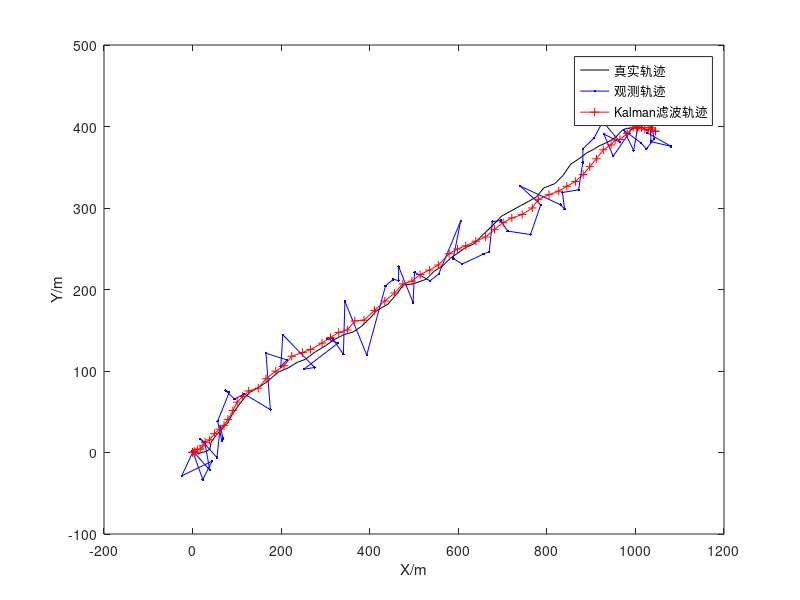
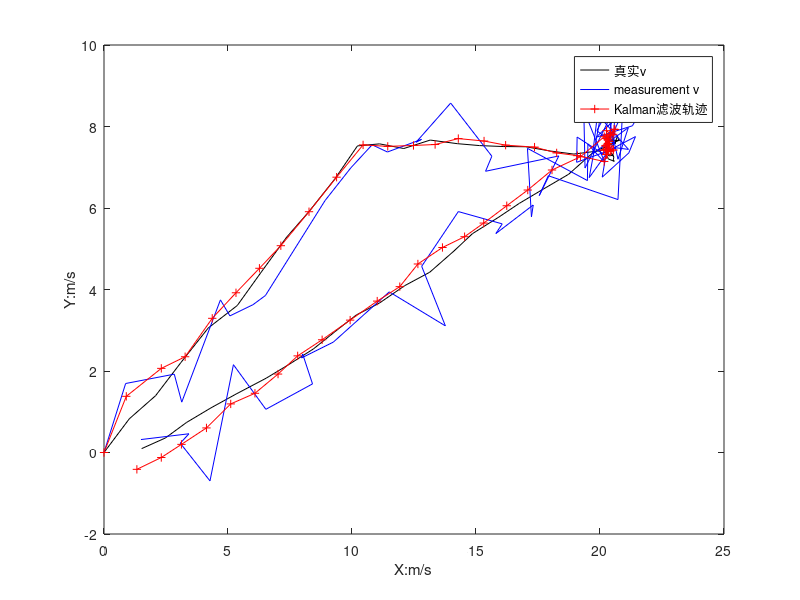
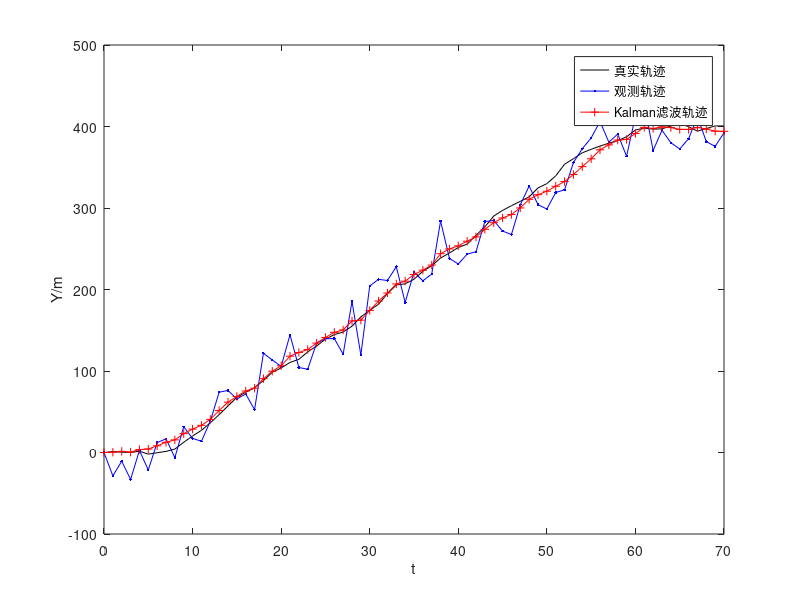
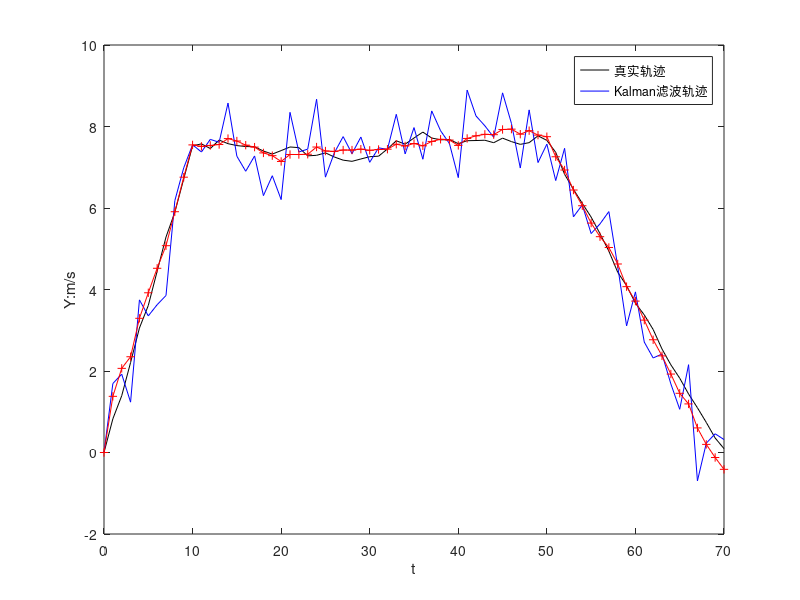

MATLAB code for these plots, in order:
%%%%%%%%%%%%%%%%%%%%%%%%%%%%%%%%%%%%%%%%%%%%%%%%%%%%%%%%%%%%%%%%%%%%%%%%%%%
%功能说明：Kalman在GPS中的应用
function Kalman_filter
T = 1;                               %雷达扫描周期
N = 71/T;                            %总的采样次数
X = zeros(4,N);                      %目标真实位置、速度
X(:,1) = [0,0,0,0];            %目标初始位置和速度
Z = zeros(4,N);                      %传感器对位置的量测
Z(:,1) = [X(1,1),X(1,2),X(1,3),X(1,4)];            %观测初始化
Q = diag([10,0.01,10,0.01]);     %过程噪声方差
R = [500,0,0,0;
    0,0.5,0,0;
    0,0,500,0;
    0,0,0,0.5];                      %观测噪声方差
A = [1,T,0,0;
    0,1,0,0;
    0,0,1,T;
    0,0,0,1]                        %一步转移阵
H = eye(4)                       %量测矩阵
I = eye(4);
B=[0.5*T^2, 0; T, 0;0,0.5*T^2;0,T];
u=[1,0.8];
u1=[1,0];
u2=[-1,-0.4]
%%%%%%%%%%%%%%%%%%%%%%%%%%%%%%%%%%%%%%%%%%%%%%%%%%%%%%%%%%%%%%%%%%%%%%%%%%%

for k = 2:N-60
    X(:,k) = A*X(:,k-1) + B*u'+sqrtm(Q)*randn(4,1);   %目标真实轨迹
    Z(:,k)= H*X(:,k) + sqrtm(R)*randn(4,1);     %目标观测  
end

for k = N-59:N-50
    X(:,k) = A*X(:,k-1) + B*u1'+sqrtm(Q)*randn(4,1);   %目标真实轨迹
    Z(:,k)= H*X(:,k) + sqrtm(R)*randn(4,1);     %目标观测  
end

for k = N-49:N-20
    X(:,k) = A*X(:,k-1) +sqrtm(Q)*randn(4,1);   %目标真实轨迹
    Z(:,k)= H*X(:,k) + sqrtm(R)*randn(4,1);     %目标观测  
end

for k = N-19:N
    X(:,k) = A*X(:,k-1) +B*u2'+sqrtm(Q)*randn(4,1);   %目标真实轨迹
    Z(:,k)= H*X(:,k) + sqrtm(R)*randn(4,1);     %目标观测  
end
%Kalman滤波
X_kf = zeros(4,N);
X_kf(:,1) = X(:,1);                         %Kalman滤波状态初始化
P = eye(4);                                %协方差阵初始化
for k = 2:N-60
    X_pre = A*X_kf(:,k-1)+ B*u';                    %状态预测
    P_pre = A*P*A' + Q;              %协方差预测
    Kg = P_pre*H'*inv(H*P_pre*H' + R);        %计算Kalman增益
    e = Z(:,k) - H*X_pre;                     %新息
    X_kf(:,k) = X_pre + Kg*e;                 %状态更新
    P = (I-Kg*H)*P_pre;                %协方差更新
end

for k = N-59:N-50
    X_pre = A*X_kf(:,k-1)+ B*u1';                    %状态预测
    P_pre = A*P*A' + Q;              %协方差预测
    Kg = P_pre*H'*inv(H*P_pre*H' + R);        %计算Kalman增益
    e = Z(:,k) - H*X_pre;                     %新息
    X_kf(:,k) = X_pre + Kg*e;                 %状态更新
    P = (I-Kg*H)*P_pre;                %协方差更新
end

for k = N-49:N-20
    X_pre = A*X_kf(:,k-1);                    %状态预测
    P_pre = A*P*A' + Q;              %协方差预测
    Kg = P_pre*H'*inv(H*P_pre*H' + R);        %计算Kalman增益
    e = Z(:,k) - H*X_pre;                     %新息
    X_kf(:,k) = X_pre + Kg*e;                 %状态更新
    P = (I-Kg*H)*P_pre;                %协方差更新
end

for k = N-19:N
    X_pre = A*X_kf(:,k-1)+B*u2';                    %状态预测
    P_pre = A*P*A' + Q;              %协方差预测
    Kg = P_pre*H'*inv(H*P_pre*H' + R);        %计算Kalman增益
    e = Z(:,k) - H*X_pre;                     %新息
    X_kf(:,k) = X_pre + Kg*e;                 %状态更新
    P = (I-Kg*H)*P_pre;                %协方差更新
end
%%%%%%%%%%%%%%%%%%%%%%%%%%%%%%%%%%%%%%%%%%%%%%%%%%%%%%%%%%%%%%%%%%%%%%%%%%
figure %画图显示
hold on;
box on;
plot(X(1,:),X(3,:),'-k');                    %真实轨迹
plot(Z(1,:),Z(3,:),'-b.');                   %观测轨迹
plot(X_kf(1,:),X_kf(3,:),'-r+');             %kalman滤波轨迹
legend('真实轨迹','观测轨迹','Kalman滤波轨迹');
xlabel('X/m');
ylabel('Y/m');
figure %画图显示
hold on;
box on;
plot(X(2,:),X(4,:),'-k'); %真实v
plot(Z(2,:),Z(4,:),'-b');
plot(X_kf(2,:),X_kf(4,:),'-r+');             %kalman滤波v
legend('真实v','measurement v','Kalman滤波轨迹');
xlabel('X:m/s');
ylabel('Y:m/s');

figure %画图显示 Y trajectory
hold on;
box on;
plot(0:N-1,X(3,:),'-k');                    %真实轨迹
plot(0:N-1,Z(3,:),'-b.');                   %观测轨迹
plot(0:N-1,X_kf(3,:),'-r+');             %kalman滤波轨迹
legend('真实轨迹','观测轨迹','Kalman滤波轨迹');
xlabel('t');
ylabel('Y/m');

figure %画图显示Y 速度
hold on;
box on;
plot(0:N-1,X(4,:),'-k'); 
plot(0:N-1,Z(4,:),'-b'); %真实轨迹
plot(0:N-1,X_kf(4,:),'-r+');             %kalman滤波轨迹
legend('真实轨迹','Kalman滤波轨迹');
xlabel('t');
ylabel('Y:m/s');

figure %画图显示 X trajectory
hold on;
box on;
plot(0:N-1,X(1,:),'-k');                    %真实轨迹
plot(0:N-1,Z(1,:),'-b.');                   %观测轨迹
plot(0:N-1,X_kf(1,:),'-r+');             %kalman滤波轨迹
legend('真实轨迹','观测轨迹','Kalman滤波轨迹');
xlabel('t');
ylabel('X/m');

figure %画图显示X velocity
hold on;
box on;
plot(0:N-1,X(2,:),'-k');%真实轨迹
plot(0:N-1,Z(2,:),'-b');
plot(0:N-1,X_kf(2,:),'-r+');             %kalman滤波轨迹
legend('真实轨迹','measurement v','Kalman滤波轨迹');
xlabel('t');
ylabel('X:m/s');
